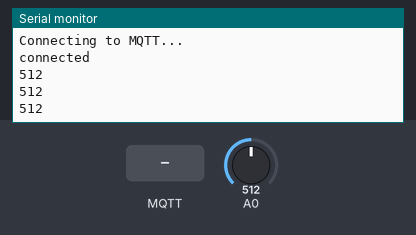
A sketch run on a simulated ESP8266 (NodeMCU). Parts: the last lines printed to the serial monitor. The test bench sets the inputs (shaded band); at power-on: A0 = 512. WiFi joins after 1.5 s; servers stay silent unless stated; no MQTT or app messages arrive unless stated.

Above: at 2.7 s.
2.8 s: MQTT message "threshold" arrives on the first subscribed topic
4.5 s: MQTT message "wateringdelay" arrives on the first subscribed topic
6.1 s: MQTT message "0" arrives on the first subscribed topic
7.7 s: MQTT message "threshold" arrives on the second subscribed topic
9.3 s: A0 set to 490
At 9.8 s:
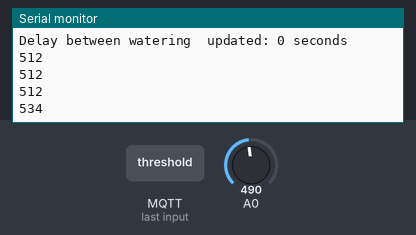
10.8 s: A0 set to 510
At 11.3 s:
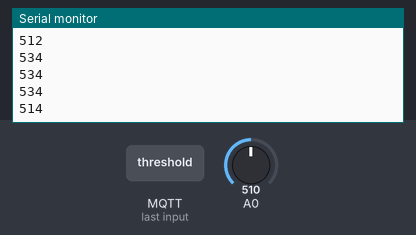
Timing chart, 0 to 13.3 s (numbered marks = the images above; inputs shaded):
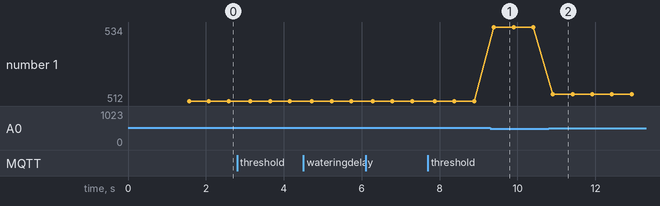

Measured:
- after the input at 9.3 s, the serial monitor: prints a new line after 0.09 s (image 1)
- after the input at 10.8 s, the serial monitor: prints a new line after 0.11 s (image 2)
- plotted number 1: 512 → 534 after the input at 9.3 s, 534 → 514 after the input at 10.8 s

The sketch:

source.ino
```cpp
#include <ESP8266WiFi.h>
#include <PubSubClient.h>

// WiFi and MQTT setup
const char* ssid = "HackLab Guest";
const char* password = "";
const char* mqttServer = "m10.cloudmqtt.com";
const int mqttPort = 16860;
const char* mqttUser = "wahnfosn";
const char* mqttPassword = "8P7oll9SD0l5";

// HW setup
int sensorPowerPin = D2;
int pumpPowerPin = D1;

// Pumping settings
const int wateringPulse = 2000;
const int measurementDelay = 500;

int wateringThreshold = 500;
int smallestTimeBetweenWatering = 50;

char messageBuffer[16];
WiFiClient espClient;
PubSubClient client(espClient);


void setup() {
  pinMode(sensorPowerPin, OUTPUT);
  pinMode(pumpPowerPin, OUTPUT);
  digitalWrite(pumpPowerPin, LOW);
  Serial.begin(9600);
  WiFi.begin(ssid, password);

  while (WiFi.status() != WL_CONNECTED) {
    delay(500);
    Serial.println("Connecting to WiFi..");
  }
  Serial.println("Connected to the WiFi network");

  client.setServer(mqttServer, mqttPort);
  client.setCallback(callback);

  while (!client.connected()) {
    Serial.println("Connecting to MQTT...");

    if (client.connect("WateringSystem", mqttUser, mqttPassword )) {

      Serial.println("connected");

    } else {

      Serial.print("failed with state ");
      Serial.print(client.state());
      delay(2000);

    }
  }

  client.subscribe("threshold");
  client.subscribe("wateringdelay");
}

void callback(char* topic, byte* payload, unsigned int length) {

  Serial.print("Message arrived in topic: ");
  Serial.println(topic);

  Serial.print("Message:");
  for (int i = 0; i < length; i++) {
    Serial.print((char)payload[i]);
  }

  Serial.println();
  Serial.println("-----------------------");

  payload[length] = 0;
  if (strcmp(topic, "threshold") == 0) {
    wateringThreshold = atoi((const char*) payload);
    Serial.print("Watering threshold updated: ");
    Serial.println(wateringThreshold);
  } else if (strcmp(topic, "wateringdelay") == 0)
  {
    smallestTimeBetweenWatering = atoi((const char*) payload);
    Serial.print("Delay between watering  updated: ");
    Serial.print(smallestTimeBetweenWatering);
    Serial.println(" seconds");
  }
}

int getHumidity() {
  int humidity;
  digitalWrite(sensorPowerPin, HIGH);
  delay(5);
  humidity = analogRead(A0);
  //delay(1);
  digitalWrite(sensorPowerPin, LOW);
  return 1024 - humidity;
}

int makeWaterPulse() {
  static long int lastWateringTime = 0;
  if ((millis() - lastWateringTime) > 1000 * smallestTimeBetweenWatering) {
    Serial.println("Time to water!");
    digitalWrite(pumpPowerPin, HIGH);
    delay(wateringPulse);
    digitalWrite(pumpPowerPin, LOW);
    lastWateringTime = millis();
  }
}


void loop() {
  int humidity;
  humidity = getHumidity();
  client.loop();
  Serial.println(humidity);
  client.publish("humidity", itoa(humidity, messageBuffer, 10));
  if (humidity < wateringThreshold)
    makeWaterPulse();
  else
    digitalWrite(pumpPowerPin, LOW);
  delay(measurementDelay);
}
```
